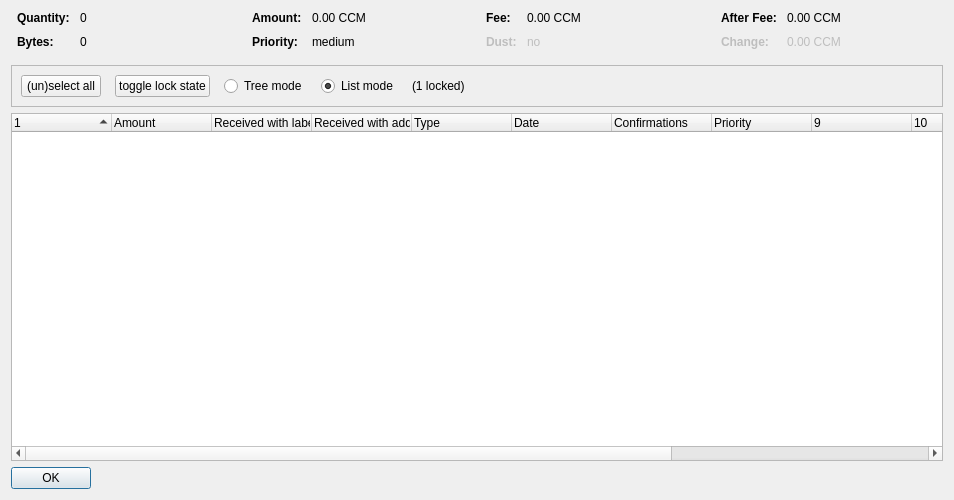
<?xml version="1.0" encoding="UTF-8"?>
<ui version="4.0">
 <class>CoinControlDialog</class>
 <widget class="QDialog" name="CoinControlDialog">
  <property name="geometry">
   <rect>
    <x>0</x>
    <y>0</y>
    <width>954</width>
    <height>500</height>
   </rect>
  </property>
  <property name="windowTitle">
   <string>Coin Selection</string>
  </property>
  <layout class="QVBoxLayout" name="verticalLayout">
   <item>
    <layout class="QHBoxLayout" name="horizontalLayoutTop" stretch="0,0,0,0">
     <property name="topMargin">
      <number>0</number>
     </property>
     <property name="bottomMargin">
      <number>10</number>
     </property>
     <item>
      <layout class="QFormLayout" name="formLayoutCoinControl1">
       <property name="horizontalSpacing">
        <number>10</number>
       </property>
       <property name="verticalSpacing">
        <number>10</number>
       </property>
       <property name="leftMargin">
        <number>6</number>
       </property>
       <property name="rightMargin">
        <number>6</number>
       </property>
       <item row="0" column="0">
        <widget class="QLabel" name="labelCoinControlQuantityText">
         <property name="font">
          <font>
           <weight>75</weight>
           <bold>true</bold>
          </font>
         </property>
         <property name="text">
          <string>Quantity:</string>
         </property>
        </widget>
       </item>
       <item row="0" column="1">
        <widget class="QLabel" name="labelCoinControlQuantity">
         <property name="cursor">
          <cursorShape>IBeamCursor</cursorShape>
         </property>
         <property name="contextMenuPolicy">
          <enum>Qt::ActionsContextMenu</enum>
         </property>
         <property name="text">
          <string notr="true">0</string>
         </property>
         <property name="textInteractionFlags">
          <set>Qt::LinksAccessibleByMouse|Qt::TextSelectableByKeyboard|Qt::TextSelectableByMouse</set>
         </property>
        </widget>
       </item>
       <item row="1" column="0">
        <widget class="QLabel" name="labelCoinControlBytesText">
         <property name="font">
          <font>
           <weight>75</weight>
           <bold>true</bold>
          </font>
         </property>
         <property name="text">
          <string>Bytes:</string>
         </property>
        </widget>
       </item>
       <item row="1" column="1">
        <widget class="QLabel" name="labelCoinControlBytes">
         <property name="cursor">
          <cursorShape>IBeamCursor</cursorShape>
         </property>
         <property name="contextMenuPolicy">
          <enum>Qt::ActionsContextMenu</enum>
         </property>
         <property name="text">
          <string notr="true">0</string>
         </property>
         <property name="textInteractionFlags">
          <set>Qt::LinksAccessibleByMouse|Qt::TextSelectableByKeyboard|Qt::TextSelectableByMouse</set>
         </property>
        </widget>
       </item>
      </layout>
     </item>
     <item>
      <layout class="QFormLayout" name="formLayoutCoinControl2">
       <property name="horizontalSpacing">
        <number>10</number>
       </property>
       <property name="verticalSpacing">
        <number>10</number>
       </property>
       <property name="leftMargin">
        <number>6</number>
       </property>
       <property name="rightMargin">
        <number>6</number>
       </property>
       <item row="0" column="0">
        <widget class="QLabel" name="labelCoinControlAmountText">
         <property name="font">
          <font>
           <weight>75</weight>
           <bold>true</bold>
          </font>
         </property>
         <property name="text">
          <string>Amount:</string>
         </property>
        </widget>
       </item>
       <item row="0" column="1">
        <widget class="QLabel" name="labelCoinControlAmount">
         <property name="cursor">
          <cursorShape>IBeamCursor</cursorShape>
         </property>
         <property name="contextMenuPolicy">
          <enum>Qt::ActionsContextMenu</enum>
         </property>
         <property name="text">
          <string notr="true">0.00 CCM</string>
         </property>
         <property name="textInteractionFlags">
          <set>Qt::LinksAccessibleByMouse|Qt::TextSelectableByKeyboard|Qt::TextSelectableByMouse</set>
         </property>
        </widget>
       </item>
       <item row="1" column="0">
        <widget class="QLabel" name="labelCoinControlPriorityText">
         <property name="font">
          <font>
           <weight>75</weight>
           <bold>true</bold>
          </font>
         </property>
         <property name="text">
          <string>Priority:</string>
         </property>
        </widget>
       </item>
       <item row="1" column="1">
        <widget class="QLabel" name="labelCoinControlPriority">
         <property name="cursor">
          <cursorShape>IBeamCursor</cursorShape>
         </property>
         <property name="contextMenuPolicy">
          <enum>Qt::ActionsContextMenu</enum>
         </property>
         <property name="text">
          <string>medium</string>
         </property>
         <property name="textInteractionFlags">
          <set>Qt::LinksAccessibleByMouse|Qt::TextSelectableByKeyboard|Qt::TextSelectableByMouse</set>
         </property>
        </widget>
       </item>
      </layout>
     </item>
     <item>
      <layout class="QFormLayout" name="formLayoutCoinControl3">
       <property name="horizontalSpacing">
        <number>10</number>
       </property>
       <property name="verticalSpacing">
        <number>10</number>
       </property>
       <property name="leftMargin">
        <number>6</number>
       </property>
       <property name="rightMargin">
        <number>6</number>
       </property>
       <item row="0" column="0">
        <widget class="QLabel" name="labelCoinControlFeeText">
         <property name="font">
          <font>
           <weight>75</weight>
           <bold>true</bold>
          </font>
         </property>
         <property name="text">
          <string>Fee:</string>
         </property>
        </widget>
       </item>
       <item row="0" column="1">
        <widget class="QLabel" name="labelCoinControlFee">
         <property name="cursor">
          <cursorShape>IBeamCursor</cursorShape>
         </property>
         <property name="contextMenuPolicy">
          <enum>Qt::ActionsContextMenu</enum>
         </property>
         <property name="text">
          <string notr="true">0.00 CCM</string>
         </property>
         <property name="textInteractionFlags">
          <set>Qt::LinksAccessibleByMouse|Qt::TextSelectableByKeyboard|Qt::TextSelectableByMouse</set>
         </property>
        </widget>
       </item>
       <item row="1" column="0">
        <widget class="QLabel" name="labelCoinControlLowOutputText">
         <property name="enabled">
          <bool>false</bool>
         </property>
         <property name="font">
          <font>
           <weight>75</weight>
           <bold>true</bold>
          </font>
         </property>
         <property name="text">
          <string>Dust:</string>
         </property>
        </widget>
       </item>
       <item row="1" column="1">
        <widget class="QLabel" name="labelCoinControlLowOutput">
         <property name="enabled">
          <bool>false</bool>
         </property>
         <property name="cursor">
          <cursorShape>IBeamCursor</cursorShape>
         </property>
         <property name="contextMenuPolicy">
          <enum>Qt::ActionsContextMenu</enum>
         </property>
         <property name="text">
          <string>no</string>
         </property>
         <property name="textInteractionFlags">
          <set>Qt::LinksAccessibleByMouse|Qt::TextSelectableByKeyboard|Qt::TextSelectableByMouse</set>
         </property>
        </widget>
       </item>
      </layout>
     </item>
     <item>
      <layout class="QFormLayout" name="formLayoutCoinControl4">
       <property name="horizontalSpacing">
        <number>10</number>
       </property>
       <property name="verticalSpacing">
        <number>10</number>
       </property>
       <property name="leftMargin">
        <number>6</number>
       </property>
       <property name="rightMargin">
        <number>6</number>
       </property>
       <item row="0" column="0">
        <widget class="QLabel" name="labelCoinControlAfterFeeText">
         <property name="font">
          <font>
           <weight>75</weight>
           <bold>true</bold>
          </font>
         </property>
         <property name="text">
          <string>After Fee:</string>
         </property>
        </widget>
       </item>
       <item row="0" column="1">
        <widget class="QLabel" name="labelCoinControlAfterFee">
         <property name="cursor">
          <cursorShape>IBeamCursor</cursorShape>
         </property>
         <property name="contextMenuPolicy">
          <enum>Qt::ActionsContextMenu</enum>
         </property>
         <property name="text">
          <string notr="true">0.00 CCM</string>
         </property>
         <property name="textInteractionFlags">
          <set>Qt::LinksAccessibleByMouse|Qt::TextSelectableByKeyboard|Qt::TextSelectableByMouse</set>
         </property>
        </widget>
       </item>
       <item row="1" column="0">
        <widget class="QLabel" name="labelCoinControlChangeText">
         <property name="enabled">
          <bool>false</bool>
         </property>
         <property name="font">
          <font>
           <weight>75</weight>
           <bold>true</bold>
          </font>
         </property>
         <property name="text">
          <string>Change:</string>
         </property>
        </widget>
       </item>
       <item row="1" column="1">
        <widget class="QLabel" name="labelCoinControlChange">
         <property name="enabled">
          <bool>false</bool>
         </property>
         <property name="cursor">
          <cursorShape>IBeamCursor</cursorShape>
         </property>
         <property name="contextMenuPolicy">
          <enum>Qt::ActionsContextMenu</enum>
         </property>
         <property name="text">
          <string notr="true">0.00 CCM</string>
         </property>
         <property name="textInteractionFlags">
          <set>Qt::LinksAccessibleByMouse|Qt::TextSelectableByKeyboard|Qt::TextSelectableByMouse</set>
         </property>
        </widget>
       </item>
      </layout>
     </item>
    </layout>
   </item>
   <item>
    <widget class="QFrame" name="frame">
     <property name="minimumSize">
      <size>
       <width>0</width>
       <height>40</height>
      </size>
     </property>
     <property name="frameShape">
      <enum>QFrame::StyledPanel</enum>
     </property>
     <property name="frameShadow">
      <enum>QFrame::Sunken</enum>
     </property>
     <layout class="QHBoxLayout" name="horizontalLayout">
      <item>
       <layout class="QHBoxLayout" name="horizontalLayoutPanel" stretch="0,0,0,0,0,0">
        <property name="spacing">
         <number>14</number>
        </property>
        <item>
         <widget class="QPushButton" name="pushButtonSelectAll">
          <property name="sizePolicy">
           <sizepolicy hsizetype="Maximum" vsizetype="Fixed">
            <horstretch>0</horstretch>
            <verstretch>0</verstretch>
           </sizepolicy>
          </property>
          <property name="text">
           <string>(un)select all</string>
          </property>
          <property name="autoDefault">
           <bool>false</bool>
          </property>
         </widget>
        </item>
        <item>
         <widget class="QPushButton" name="pushButtonToggleLock">
          <property name="sizePolicy">
           <sizepolicy hsizetype="Maximum" vsizetype="Fixed">
            <horstretch>0</horstretch>
            <verstretch>0</verstretch>
           </sizepolicy>
          </property>
          <property name="text">
           <string>toggle lock state</string>
          </property>
          <property name="autoDefault">
           <bool>false</bool>
          </property>
         </widget>
        </item>
        <item>
         <widget class="QRadioButton" name="radioTreeMode">
          <property name="sizePolicy">
           <sizepolicy hsizetype="Maximum" vsizetype="Fixed">
            <horstretch>0</horstretch>
            <verstretch>0</verstretch>
           </sizepolicy>
          </property>
          <property name="text">
           <string>Tree mode</string>
          </property>
         </widget>
        </item>
        <item>
         <widget class="QRadioButton" name="radioListMode">
          <property name="sizePolicy">
           <sizepolicy hsizetype="Maximum" vsizetype="Fixed">
            <horstretch>0</horstretch>
            <verstretch>0</verstretch>
           </sizepolicy>
          </property>
          <property name="text">
           <string>List mode</string>
          </property>
          <property name="checked">
           <bool>true</bool>
          </property>
         </widget>
        </item>
        <item>
         <widget class="QLabel" name="labelLocked">
          <property name="text">
           <string>(1 locked)</string>
          </property>
         </widget>
        </item>
        <item>
         <spacer name="horizontalSpacer">
          <property name="orientation">
           <enum>Qt::Horizontal</enum>
          </property>
          <property name="sizeHint" stdset="0">
           <size>
            <width>40</width>
            <height>20</height>
           </size>
          </property>
         </spacer>
        </item>
       </layout>
      </item>
     </layout>
    </widget>
   </item>
   <item>
    <widget class="CoinControlTreeWidget" name="treeWidget">
     <property name="contextMenuPolicy">
      <enum>Qt::CustomContextMenu</enum>
     </property>
     <property name="sortingEnabled">
      <bool>false</bool>
     </property>
     <property name="columnCount">
      <number>13</number>
     </property>
     <attribute name="headerShowSortIndicator" stdset="0">
      <bool>true</bool>
     </attribute>
     <attribute name="headerStretchLastSection">
      <bool>false</bool>
     </attribute>
     <column>
      <property name="text">
       <string/>
      </property>
     </column>
     <column>
      <property name="text">
       <string>Amount</string>
      </property>
     </column>
     <column>
      <property name="text">
       <string>Received with label</string>
      </property>
     </column>
     <column>
      <property name="text">
       <string>Received with address</string>
      </property>
     </column>
     <column>
      <property name="text">
	<string>Type</string>
      </property>
     </column>
     <column>
      <property name="text">	 
       <string>Date</string>
      </property>
     </column>
     <column>
      <property name="text">
       <string>Confirmations</string>
      </property>
      <property name="toolTip">
       <string>Confirmed</string>
      </property>
     </column>
     <column>
      <property name="text">
       <string>Priority</string>
      </property>
     </column>
     <column>
      <property name="text">
       <string/>
      </property>
     </column>
     <column>
      <property name="text">
       <string/>
      </property>
     </column>
     <column>
      <property name="text">
       <string/>
      </property>
     </column>
     <column>
      <property name="text">
       <string/>
      </property>
     </column>
     <column>
      <property name="text">
       <string/>
      </property>
     </column>
    </widget>
   </item>
   <item>
    <widget class="QDialogButtonBox" name="buttonBox">
     <property name="sizePolicy">
      <sizepolicy hsizetype="Maximum" vsizetype="Fixed">
       <horstretch>0</horstretch>
       <verstretch>0</verstretch>
      </sizepolicy>
     </property>
     <property name="orientation">
      <enum>Qt::Horizontal</enum>
     </property>
     <property name="standardButtons">
      <set>QDialogButtonBox::Ok</set>
     </property>
    </widget>
   </item>
  </layout>
 </widget>
 <customwidgets>
  <customwidget>
   <class>CoinControlTreeWidget</class>
   <extends>QTreeWidget</extends>
   <header>coincontroltreewidget.h</header>
  </customwidget>
 </customwidgets>
 <resources/>
 <connections/>
</ui>
